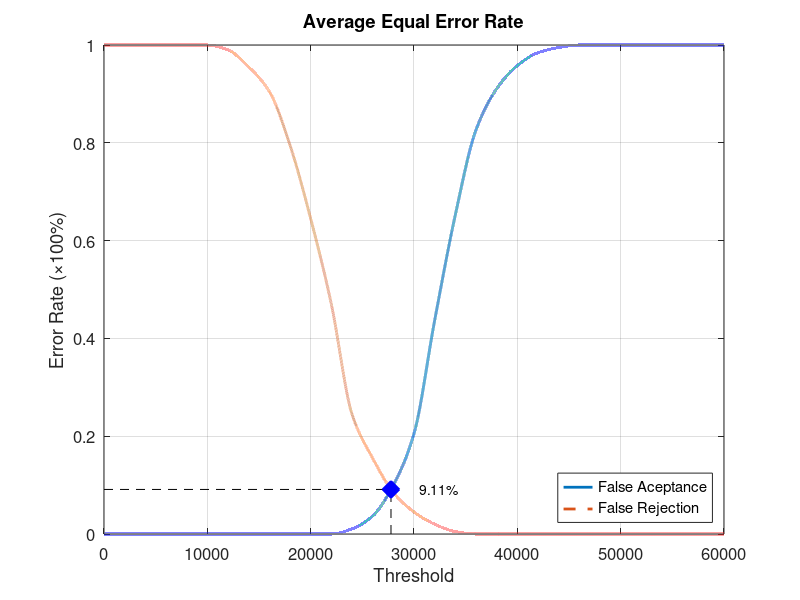
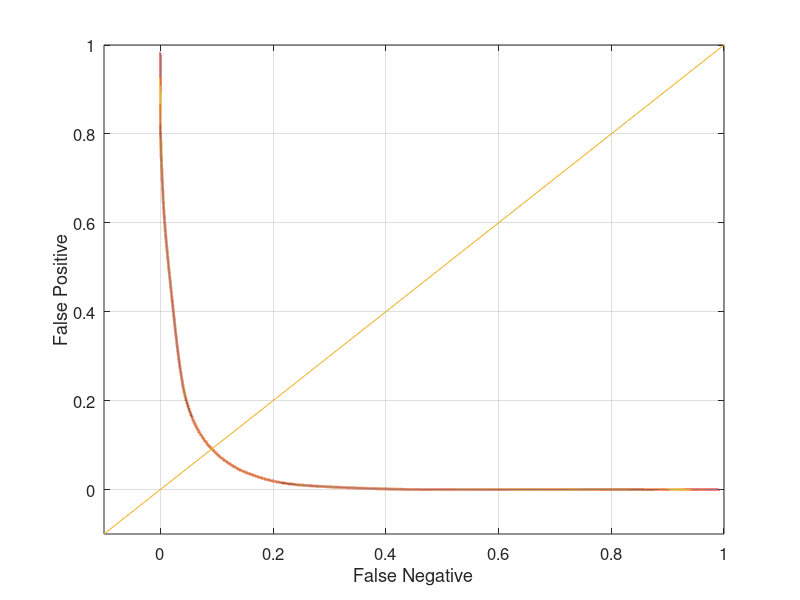

Reproduce these figures in MATLAB, in order.
function yEER = Database3_1
close all;
clear;
clc;
x = 0:2000:60000;
xq = 0:0.5:60000;

y0 = [0 0 0 0 0 0 0 0 0 0 0 0 0.0105263 0.0368421 0.1 0.205263 0.436842 0.652632 0.826316 0.910526 0.957895 0.984211 0.994737 1 1 1 1 1 1 1 1];
yy0 = interp1(x, y0, xq, 'pchip');
y1 = [1 1 1 1 1 1 0.99 0.955 0.905 0.795 0.645 0.47 0.245 0.155 0.085 0.045 0.02 0.005 0 0 0 0 0 0 0 0 0 0 0 0 0];
yy1 = interp1(x, y1, xq, 'pchip');

% Calculating EER: 
y2 = abs(y0 - y1);
find(y2 == min(y2))
yy2 = abs(yy0 - yy1);
xEER = find(yy2 == min(yy2));
xEERIndex = xq(xEER) % X-axis EER
yEER = yy0(xEER) % Y-axis EER

main = figure
plot(xq, yy0,'-','LineWidth', 2);	hold on
plot(xq, yy1,'--','LineWidth', 2);	hold on
plot([xEERIndex xEERIndex], [0 yEER], 'k--');	hold on
plot([0 xEERIndex], [yEER yEER], 'k--');	hold on
plot(xEERIndex, yEER, 'bx', 'LineWidth', 10);	hold on
text(xEERIndex + 10 * xEERIndex / 100, yEER, [num2str(round((10000 * yEER)) / 100) '%'])
legend('False Aceptance', 'False Rejection', 'Location', 'SouthEast')
xlabel('Threshold')
ylabel('Error Rate (\times100%)')
title('Average Equal Error Rate')
set(gca, 'FontSize', 12)
axis([0 60000 0 1])
grid on

print(main, 'Database3_1Main', '-dpng');
FNRxFPR = figure('Color', [1 1 1]);
plot(yy1, yy0, '-', yy1, yy0, 'LineWidth', 2);
hold on
y = -0.1:0.1:1
plot(y, y); 
set(gca, 'FontSize', 12)
xlabel('False Negative')
ylabel('False Positive')
axis([-0.1 1 -0.1 1])
set(gca, 'FontSize', 12)
grid on

print(FNRxFPR, 'Database3_1FNRxFPR','-dpng');
end
